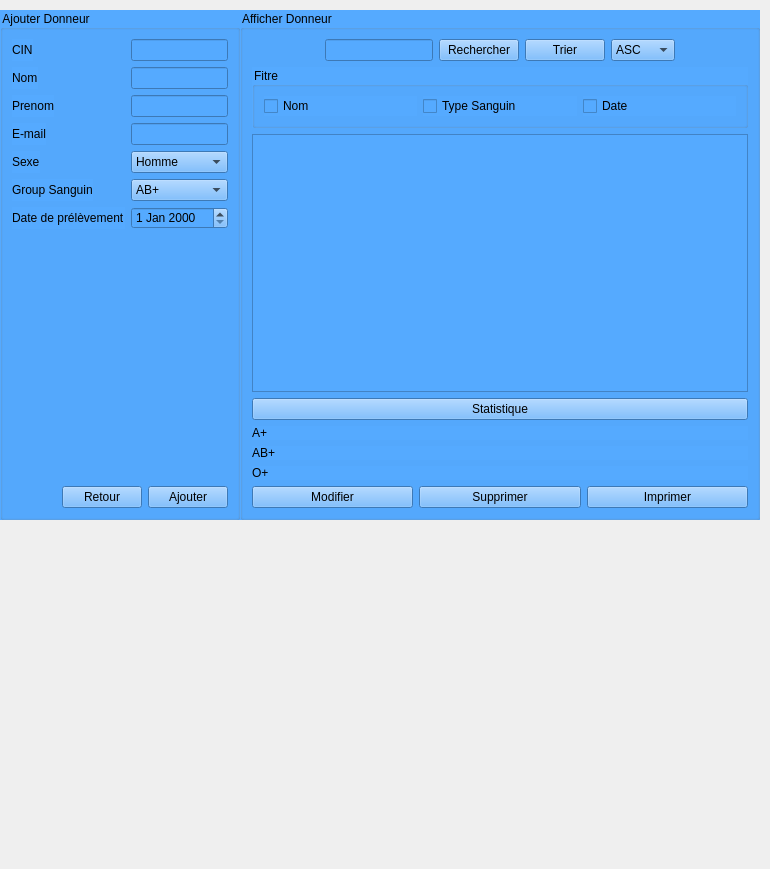
      <widget class="QWidget" name="tab_6">
       <attribute name="title">
        <string>Tableau des donneurs</string>
       </attribute>
       <widget class="QGroupBox" name="groupBox_2">
        <property name="geometry">
         <rect>
          <x>0</x>
          <y>10</y>
          <width>240</width>
          <height>510</height>
         </rect>
        </property>
        <property name="styleSheet">
         <string notr="true">background-color: rgb(85, 170, 255);
alternate-background-color: rgb(170, 255, 255);
border-color: rgb(0, 0, 0);
border-top-color: rgb(0, 0, 0);</string>
        </property>
        <property name="title">
         <string>Ajouter Donneur</string>
        </property>
        <layout class="QVBoxLayout" name="verticalLayout_2">
         <item>
          <layout class="QVBoxLayout" name="verticalLayout">
           <item>
            <layout class="QFormLayout" name="formLayout">
             <item row="0" column="0">
              <widget class="QLabel" name="cINLabel">
               <property name="text">
                <string>CIN</string>
               </property>
              </widget>
             </item>
             <item row="0" column="1">
              <widget class="QLineEdit" name="cINLineEdit"/>
             </item>
             <item row="1" column="0">
              <widget class="QLabel" name="nomLabel">
               <property name="text">
                <string>Nom</string>
               </property>
              </widget>
             </item>
             <item row="1" column="1">
              <widget class="QLineEdit" name="nomLineEdit"/>
             </item>
             <item row="2" column="0">
              <widget class="QLabel" name="prenomLabel">
               <property name="text">
                <string>Prenom</string>
               </property>
              </widget>
             </item>
             <item row="2" column="1">
              <widget class="QLineEdit" name="prenomLineEdit"/>
             </item>
             <item row="3" column="0">
              <widget class="QLabel" name="eMailLabel">
               <property name="text">
                <string>E-mail</string>
               </property>
              </widget>
             </item>
             <item row="3" column="1">
              <widget class="QLineEdit" name="eMailLineEdit"/>
             </item>
             <item row="4" column="0">
              <widget class="QLabel" name="sexeLabel">
               <property name="text">
                <string>Sexe</string>
               </property>
              </widget>
             </item>
             <item row="4" column="1">
              <widget class="QComboBox" name="sexeComboBox">
               <item>
                <property name="text">
                 <string>Homme</string>
                </property>
               </item>
               <item>
                <property name="text">
                 <string>Femme</string>
                </property>
               </item>
               <item>
                <property name="text">
                 <string>Autre</string>
                </property>
               </item>
              </widget>
             </item>
             <item row="5" column="0">
              <widget class="QLabel" name="groupSanguinLabel">
               <property name="text">
                <string>Group Sanguin</string>
               </property>
              </widget>
             </item>
             <item row="5" column="1">
              <widget class="QComboBox" name="groupSanguinComboBox">
               <item>
                <property name="text">
                 <string>AB+</string>
                </property>
               </item>
               <item>
                <property name="text">
                 <string>AB-</string>
                </property>
               </item>
               <item>
                <property name="text">
                 <string>A+</string>
                </property>
               </item>
               <item>
                <property name="text">
                 <string>A-</string>
                </property>
               </item>
               <item>
                <property name="text">
                 <string>B+</string>
                </property>
               </item>
               <item>
                <property name="text">
                 <string>B-</string>
                </property>
               </item>
               <item>
                <property name="text">
                 <string>O+</string>
                </property>
               </item>
               <item>
                <property name="text">
                 <string>O-</string>
                </property>
               </item>
              </widget>
             </item>
             <item row="6" column="0">
              <widget class="QLabel" name="dateDePrelevementLabel">
               <property name="text">
                <string>Date de prélèvement</string>
               </property>
              </widget>
             </item>
             <item row="6" column="1">
              <widget class="QDateEdit" name="dateDePrelevementDateEdit"/>
             </item>
            </layout>
           </item>
          </layout>
         </item>
         <item>
          <layout class="QHBoxLayout" name="horizontalLayout_4">
           <item>
            <spacer name="horizontalSpacer">
             <property name="orientation">
              <enum>Qt::Horizontal</enum>
             </property>
             <property name="sizeHint" stdset="0">
              <size>
               <width>40</width>
               <height>20</height>
              </size>
             </property>
            </spacer>
           </item>
           <item>
            <widget class="QPushButton" name="pushButton_10">
             <property name="text">
              <string>Retour</string>
             </property>
            </widget>
           </item>
           <item>
            <widget class="QPushButton" name="pushButton_AjouterDonneur">
             <property name="text">
              <string>Ajouter</string>
             </property>
            </widget>
           </item>
          </layout>
         </item>
        </layout>
       </widget>
       <widget class="QWidget" name="layoutWidget">
        <property name="geometry">
         <rect>
          <x>240</x>
          <y>19</y>
          <width>521</width>
          <height>841</height>
         </rect>
        </property>
        <layout class="QHBoxLayout" name="horizontalLayout_2"/>
       </widget>
       <widget class="QGroupBox" name="groupBox_4">
        <property name="geometry">
         <rect>
          <x>240</x>
          <y>10</y>
          <width>520</width>
          <height>510</height>
         </rect>
        </property>
        <property name="styleSheet">
         <string notr="true">background-color: rgb(85, 170, 255);</string>
        </property>
        <property name="title">
         <string>Afficher Donneur</string>
        </property>
        <layout class="QVBoxLayout" name="verticalLayout_4">
         <item>
          <layout class="QHBoxLayout" name="horizontalLayout_8">
           <item>
            <spacer name="horizontalSpacer_2">
             <property name="orientation">
              <enum>Qt::Horizontal</enum>
             </property>
             <property name="sizeHint" stdset="0">
              <size>
               <width>40</width>
               <height>20</height>
              </size>
             </property>
            </spacer>
           </item>
           <item>
            <widget class="QLineEdit" name="lineEditRdonneur"/>
           </item>
           <item>
            <widget class="QPushButton" name="pushButton_RechercherDonneur">
             <property name="text">
              <string>Rechercher</string>
             </property>
            </widget>
           </item>
           <item>
            <widget class="QPushButton" name="pushButton_TrierDonneur">
             <property name="text">
              <string>Trier</string>
             </property>
            </widget>
           </item>
           <item>
            <widget class="QComboBox" name="comboBox_2">
             <item>
              <property name="text">
               <string>ASC</string>
              </property>
             </item>
             <item>
              <property name="text">
               <string>DESC</string>
              </property>
             </item>
            </widget>
           </item>
           <item>
            <spacer name="horizontalSpacer_3">
             <property name="orientation">
              <enum>Qt::Horizontal</enum>
             </property>
             <property name="sizeHint" stdset="0">
              <size>
               <width>40</width>
               <height>20</height>
              </size>
             </property>
            </spacer>
           </item>
          </layout>
         </item>
         <item>
          <widget class="QGroupBox" name="groupBox_5">
           <property name="title">
            <string>Fitre</string>
           </property>
           <layout class="QHBoxLayout" name="horizontalLayout_6">
            <item>
             <widget class="QCheckBox" name="checkBox_nom">
              <property name="text">
               <string>Nom</string>
              </property>
             </widget>
            </item>
            <item>
             <widget class="QCheckBox" name="checkBox_type">
              <property name="text">
               <string>Type Sanguin</string>
              </property>
             </widget>
            </item>
            <item>
             <layout class="QHBoxLayout" name="horizontalLayout">
              <item>
               <widget class="QCheckBox" name="checkBox_date">
                <property name="text">
                 <string>Date</string>
                </property>
               </widget>
              </item>
             </layout>
            </item>
           </layout>
          </widget>
         </item>
         <item>
          <layout class="QHBoxLayout" name="horizontalLayout_9">
           <item>
            <widget class="QTableView" name="tableViewDonneur"/>
           </item>
          </layout>
         </item>
         <item>
          <widget class="QPushButton" name="pushButton_statistique">
           <property name="text">
            <string>Statistique</string>
           </property>
          </widget>
         </item>
         <item>
          <widget class="QLabel" name="lab_stat1">
           <property name="text">
            <string>A+</string>
           </property>
          </widget>
         </item>
         <item>
          <widget class="QLabel" name="lab_stat2">
           <property name="text">
            <string>AB+</string>
           </property>
          </widget>
         </item>
         <item>
          <widget class="QLabel" name="lab_stat3">
           <property name="text">
            <string>O+</string>
           </property>
          </widget>
         </item>
         <item>
          <layout class="QHBoxLayout" name="horizontalLayout_5">
           <item>
            <widget class="QPushButton" name="pushButton_ModifierDonneur">
             <property name="text">
              <string>Modifier</string>
             </property>
             <property name="checkable">
              <bool>true</bool>
             </property>
            </widget>
           </item>
           <item>
            <widget class="QPushButton" name="pushButton_SupprimerDonneur">
             <property name="text">
              <string>Supprimer</string>
             </property>
            </widget>
           </item>
           <item>
            <widget class="QPushButton" name="pushButton_ImprimerDonneur">
             <property name="text">
              <string>Imprimer</string>
             </property>
            </widget>
           </item>
          </layout>
         </item>
        </layout>
       </widget>
      </widget>
